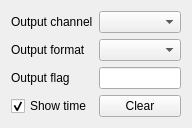
<?xml version="1.0" encoding="UTF-8"?>
<ui version="4.0">
 <class>DebugOutputUi</class>
 <widget class="QWidget" name="DebugOutputUi">
  <property name="geometry">
   <rect>
    <x>0</x>
    <y>0</y>
    <width>192</width>
    <height>128</height>
   </rect>
  </property>
  <property name="windowTitle">
   <string notr="true">Form</string>
  </property>
  <layout class="QGridLayout" name="gridLayout">
   <item row="4" column="0">
    <widget class="QLabel" name="label_3">
     <property name="text">
      <string>Output flag</string>
     </property>
    </widget>
   </item>
   <item row="2" column="0">
    <widget class="QLabel" name="label_2">
     <property name="text">
      <string>Output format</string>
     </property>
    </widget>
   </item>
   <item row="0" column="0">
    <widget class="QLabel" name="label">
     <property name="text">
      <string>Output channel</string>
     </property>
    </widget>
   </item>
   <item row="0" column="1">
    <widget class="QComboBox" name="comboBoxChannel"/>
   </item>
   <item row="2" column="1">
    <widget class="QComboBox" name="comboBoxFormat"/>
   </item>
   <item row="4" column="1">
    <widget class="QLineEdit" name="lineEditFlag"/>
   </item>
   <item row="5" column="0">
    <widget class="QCheckBox" name="checkBoxShowTime">
     <property name="text">
      <string>Show time</string>
     </property>
     <property name="checked">
      <bool>true</bool>
     </property>
    </widget>
   </item>
   <item row="5" column="1">
    <widget class="QPushButton" name="pushButtonClear">
     <property name="text">
      <string>Clear</string>
     </property>
    </widget>
   </item>
  </layout>
 </widget>
 <resources/>
 <connections/>
</ui>
